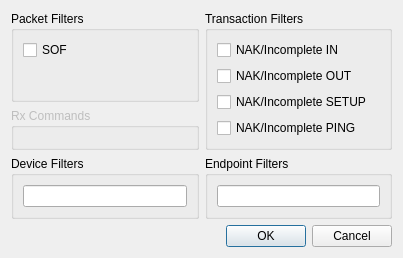
<?xml version="1.0" encoding="UTF-8"?>
<ui version="4.0">
 <class>FilterWindow</class>
 <widget class="QDialog" name="FilterWindow">
  <property name="geometry">
   <rect>
    <x>0</x>
    <y>0</y>
    <width>403</width>
    <height>258</height>
   </rect>
  </property>
  <property name="windowTitle">
   <string>Filter</string>
  </property>
  <layout class="QGridLayout" name="gridLayout">
   <item row="1" column="0">
    <widget class="QGroupBox" name="groupBox_3">
     <property name="enabled">
      <bool>false</bool>
     </property>
     <property name="title">
      <string>Rx Commands</string>
     </property>
     <layout class="QVBoxLayout" name="verticalLayout_3">
      <item>
       <spacer name="verticalSpacer_3">
        <property name="orientation">
         <enum>Qt::Vertical</enum>
        </property>
        <property name="sizeHint" stdset="0">
         <size>
          <width>20</width>
          <height>10</height>
         </size>
        </property>
       </spacer>
      </item>
     </layout>
    </widget>
   </item>
   <item row="0" column="1" rowspan="2">
    <widget class="QGroupBox" name="groupBox_2">
     <property name="title">
      <string>Transaction Filters</string>
     </property>
     <layout class="QVBoxLayout" name="verticalLayout_2">
      <item>
       <widget class="QCheckBox" name="checkNAKIN">
        <property name="text">
         <string>NAK/Incomplete IN</string>
        </property>
        <property name="checked">
         <bool>false</bool>
        </property>
       </widget>
      </item>
      <item>
       <widget class="QCheckBox" name="checkNAKOUT">
        <property name="text">
         <string>NAK/Incomplete OUT</string>
        </property>
        <property name="checked">
         <bool>false</bool>
        </property>
       </widget>
      </item>
      <item>
       <widget class="QCheckBox" name="checkNAKSETUP">
        <property name="text">
         <string>NAK/Incomplete SETUP</string>
        </property>
        <property name="checked">
         <bool>false</bool>
        </property>
       </widget>
      </item>
      <item>
       <widget class="QCheckBox" name="checkNAKPING">
        <property name="text">
         <string>NAK/Incomplete PING</string>
        </property>
        <property name="checked">
         <bool>false</bool>
        </property>
       </widget>
      </item>
      <item>
       <spacer name="verticalSpacer">
        <property name="orientation">
         <enum>Qt::Vertical</enum>
        </property>
        <property name="sizeHint" stdset="0">
         <size>
          <width>20</width>
          <height>40</height>
         </size>
        </property>
       </spacer>
      </item>
     </layout>
    </widget>
   </item>
   <item row="0" column="0">
    <widget class="QGroupBox" name="groupBox">
     <property name="title">
      <string>Packet Filters</string>
     </property>
     <layout class="QVBoxLayout" name="verticalLayout">
      <item>
       <widget class="QCheckBox" name="checkSOF">
        <property name="text">
         <string>SOF</string>
        </property>
        <property name="checked">
         <bool>false</bool>
        </property>
       </widget>
      </item>
      <item>
       <spacer name="verticalSpacer_2">
        <property name="orientation">
         <enum>Qt::Vertical</enum>
        </property>
        <property name="sizeHint" stdset="0">
         <size>
          <width>20</width>
          <height>40</height>
         </size>
        </property>
       </spacer>
      </item>
     </layout>
    </widget>
   </item>
   <item row="3" column="0" colspan="2">
    <widget class="QDialogButtonBox" name="buttonBox">
     <property name="orientation">
      <enum>Qt::Horizontal</enum>
     </property>
     <property name="standardButtons">
      <set>QDialogButtonBox::Cancel|QDialogButtonBox::Ok</set>
     </property>
    </widget>
   </item>
   <item row="2" column="0">
    <widget class="QGroupBox" name="groupBox_4">
     <property name="enabled">
      <bool>true</bool>
     </property>
     <property name="title">
      <string>Device Filters</string>
     </property>
     <property name="checkable">
      <bool>false</bool>
     </property>
     <property name="checked">
      <bool>false</bool>
     </property>
     <layout class="QVBoxLayout" name="verticalLayout_5">
      <item>
       <widget class="QLineEdit" name="lineDevice"/>
      </item>
     </layout>
    </widget>
   </item>
   <item row="2" column="1">
    <widget class="QGroupBox" name="groupBox_5">
     <property name="enabled">
      <bool>true</bool>
     </property>
     <property name="title">
      <string>Endpoint Filters</string>
     </property>
     <layout class="QVBoxLayout" name="verticalLayout_4">
      <item>
       <widget class="QLineEdit" name="lineEndpoint"/>
      </item>
     </layout>
    </widget>
   </item>
  </layout>
 </widget>
 <resources/>
 <connections>
  <connection>
   <sender>buttonBox</sender>
   <signal>accepted()</signal>
   <receiver>FilterWindow</receiver>
   <slot>accept()</slot>
   <hints>
    <hint type="sourcelabel">
     <x>248</x>
     <y>254</y>
    </hint>
    <hint type="destinationlabel">
     <x>157</x>
     <y>274</y>
    </hint>
   </hints>
  </connection>
  <connection>
   <sender>buttonBox</sender>
   <signal>rejected()</signal>
   <receiver>FilterWindow</receiver>
   <slot>reject()</slot>
   <hints>
    <hint type="sourcelabel">
     <x>316</x>
     <y>260</y>
    </hint>
    <hint type="destinationlabel">
     <x>286</x>
     <y>274</y>
    </hint>
   </hints>
  </connection>
 </connections>
</ui>
